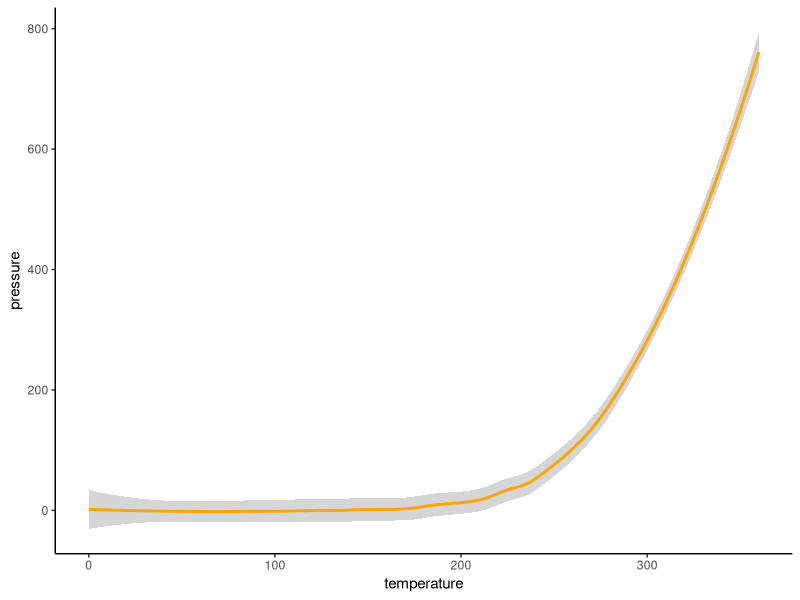
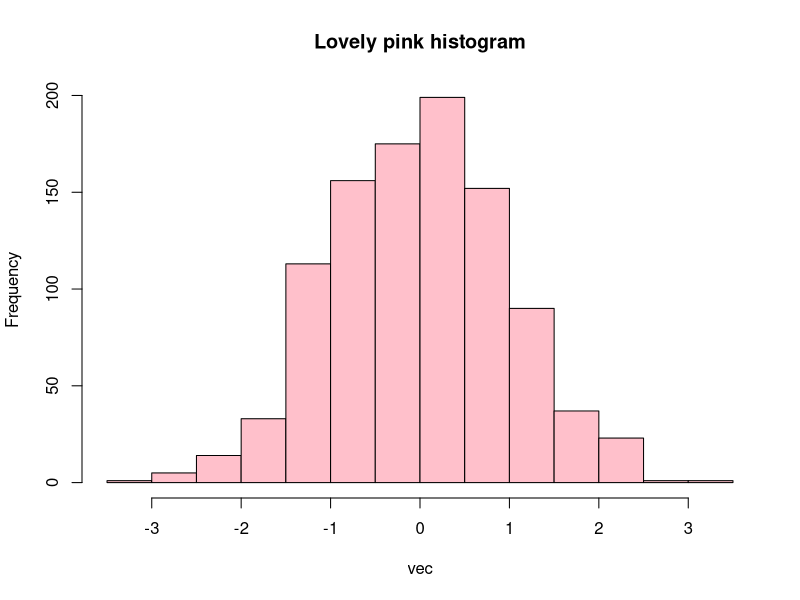

The R script that drew these images, in order:
## ---- chunk 1
knitr::opts_chunk$set(echo = TRUE)
## ---- chunk 2
summary(cars)
## ---- chunk 3
ggplot2::ggplot(pressure, ggplot2::aes(x = temperature, y = pressure)) + ggplot2::geom_smooth(colour = "orange") + ggplot2::theme_classic()
## ---- chunk 4
url <- "https://tinyurl.com/5cw3bzhu"

knitr::include_graphics(url)
## ---- chunk 5
vec <- rnorm(1000, mean = 0, sd = 1)
hist(vec, col = "pink", main = "Lovely pink histogram")
